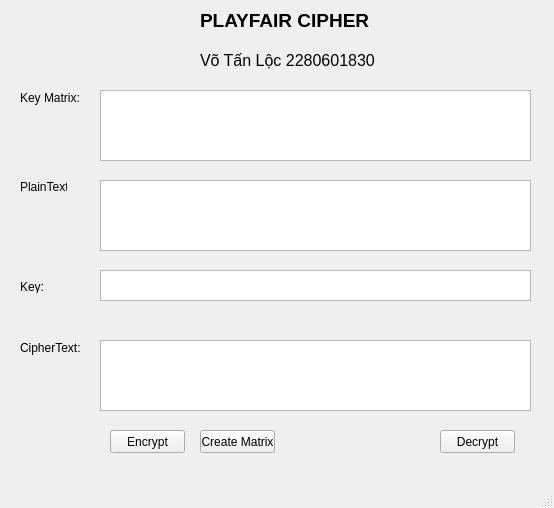
<?xml version="1.0" encoding="UTF-8"?>
<ui version="4.0">
 <class>MainWindow</class>
 <widget class="QMainWindow" name="MainWindow">
  <property name="geometry">
   <rect>
    <x>0</x>
    <y>0</y>
    <width>554</width>
    <height>508</height>
   </rect>
  </property>
  <property name="windowTitle">
   <string>MainWindow</string>
  </property>
  <widget class="QWidget" name="centralwidget">
   <widget class="QLabel" name="label_2">
    <property name="geometry">
     <rect>
      <x>200</x>
      <y>50</y>
      <width>181</width>
      <height>20</height>
     </rect>
    </property>
    <property name="font">
     <font>
      <pointsize>12</pointsize>
     </font>
    </property>
    <property name="text">
     <string>Võ Tấn Lộc 2280601830</string>
    </property>
   </widget>
   <widget class="QTextEdit" name="txt_plain_text">
    <property name="geometry">
     <rect>
      <x>100</x>
      <y>180</y>
      <width>431</width>
      <height>71</height>
     </rect>
    </property>
   </widget>
   <widget class="QLabel" name="label_5">
    <property name="geometry">
     <rect>
      <x>20</x>
      <y>340</y>
      <width>61</width>
      <height>16</height>
     </rect>
    </property>
    <property name="text">
     <string>CipherText:</string>
    </property>
   </widget>
   <widget class="QLabel" name="label_4">
    <property name="geometry">
     <rect>
      <x>20</x>
      <y>280</y>
      <width>47</width>
      <height>13</height>
     </rect>
    </property>
    <property name="text">
     <string>Key:</string>
    </property>
   </widget>
   <widget class="QPushButton" name="btn_encrypt">
    <property name="geometry">
     <rect>
      <x>110</x>
      <y>430</y>
      <width>75</width>
      <height>23</height>
     </rect>
    </property>
    <property name="text">
     <string>Encrypt</string>
    </property>
   </widget>
   <widget class="QLabel" name="label">
    <property name="geometry">
     <rect>
      <x>200</x>
      <y>10</y>
      <width>191</width>
      <height>20</height>
     </rect>
    </property>
    <property name="font">
     <font>
      <pointsize>14</pointsize>
      <weight>75</weight>
      <bold>true</bold>
     </font>
    </property>
    <property name="text">
     <string>PLAYFAIR CIPHER</string>
    </property>
   </widget>
   <widget class="QLabel" name="label_3">
    <property name="geometry">
     <rect>
      <x>20</x>
      <y>180</y>
      <width>47</width>
      <height>13</height>
     </rect>
    </property>
    <property name="text">
     <string>PlainText:</string>
    </property>
   </widget>
   <widget class="QPushButton" name="btn_decrypt">
    <property name="geometry">
     <rect>
      <x>440</x>
      <y>430</y>
      <width>75</width>
      <height>23</height>
     </rect>
    </property>
    <property name="text">
     <string>Decrypt</string>
    </property>
   </widget>
   <widget class="QTextEdit" name="txt_cipher_text">
    <property name="geometry">
     <rect>
      <x>100</x>
      <y>340</y>
      <width>431</width>
      <height>71</height>
     </rect>
    </property>
   </widget>
   <widget class="QTextEdit" name="txt_key">
    <property name="geometry">
     <rect>
      <x>100</x>
      <y>270</y>
      <width>431</width>
      <height>31</height>
     </rect>
    </property>
   </widget>
   <widget class="QLabel" name="label_6">
    <property name="geometry">
     <rect>
      <x>20</x>
      <y>90</y>
      <width>61</width>
      <height>16</height>
     </rect>
    </property>
    <property name="text">
     <string>Key Matrix:</string>
    </property>
   </widget>
   <widget class="QTextEdit" name="txt_matrix">
    <property name="geometry">
     <rect>
      <x>100</x>
      <y>90</y>
      <width>431</width>
      <height>71</height>
     </rect>
    </property>
   </widget>
   <widget class="QPushButton" name="btn_create_matrix">
    <property name="geometry">
     <rect>
      <x>200</x>
      <y>430</y>
      <width>75</width>
      <height>23</height>
     </rect>
    </property>
    <property name="text">
     <string>Create Matrix</string>
    </property>
   </widget>
  </widget>
  <widget class="QMenuBar" name="menubar">
   <property name="geometry">
    <rect>
     <x>0</x>
     <y>0</y>
     <width>554</width>
     <height>21</height>
    </rect>
   </property>
  </widget>
  <widget class="QStatusBar" name="statusbar"/>
 </widget>
 <resources/>
 <connections/>
</ui>
